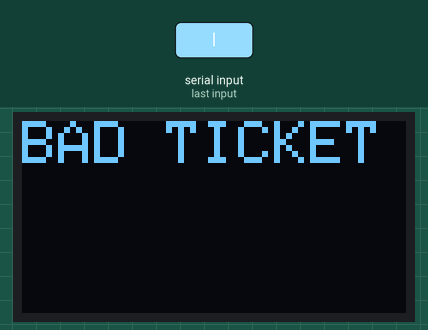
This sketch was run on a simulated Arduino Uno, built with avr-gcc and run on an emulated ATmega328P. Parts: 128×64 one-colour display. The test bench sets the inputs (shaded band). The display library's start-up logo is not drawn.

5.6 s: "|" received over the second serial link
Above: at 6.3 s.
Timing chart, 0 to 8.6 s (numbered marks = the images above; inputs shaded):
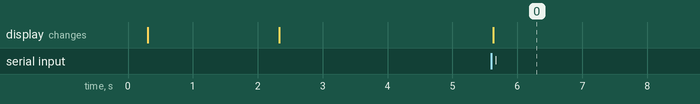

The sketch:

airline.ino
```cpp
#include <Wire.h>
#include <Adafruit_GFX.h>
#include <Adafruit_SH110X.h>
#include <SoftwareSerial.h>

SoftwareSerial mySerial(2,3); // RX, TX

/* Uncomment the initialize the I2C address , uncomment only one, If you get a totally blank screen try the other*/
#define i2c_Address 0x3c //initialize with the I2C addr 0x3C Typically eBay OLED's
//#define i2c_Address 0x3d //initialize with the I2C addr 0x3D Typically Adafruit OLED's

#define SCREEN_WIDTH 128 // OLED display width, in pixels
#define SCREEN_HEIGHT 64 // OLED display height, in pixels
#define OLED_RESET -1   //   QT-PY / XIAO
Adafruit_SH1106G display = Adafruit_SH1106G(SCREEN_WIDTH, SCREEN_HEIGHT, &Wire, OLED_RESET);


struct ticket {
  //char no[0x10];  // 0
  char firstName[0x10];  // 1
  char lastName[0x10];  // 2
  char flightNo[0x10]; // 3
  char classData[0x4]; // 4
  //char arrivalLoc[0x20]; // 5
  //char destLoc[0x20]; // 6
  //char airline[0x20]; // 7
  char seatNo[0x10]; // 8
  unsigned int checksum; // 9
};

struct ticket my_ticket;

void setup()   {

  Serial.begin(9600);
  mySerial.begin(9600); // set the data rate for the SoftwareSerial port

  // Show image buffer on the display hardware.
  // Since the buffer is intialized with an Adafruit splashscreen
  // internally, this will display the splashscreen.

  delay(250); // wait for the OLED to power up
  display.begin(i2c_Address, true); // Address 0x3C default
 //display.setContrast (0); // dim display

  display.display();
  delay(2000);

  // Clear the buffer.
  display.clearDisplay();

  // draw a single pixel
  display.drawPixel(10, 10, SH110X_WHITE);
  // Show the display buffer on the hardware.
  // NOTE: You _must_ call display after making any drawing commands
  // to make them visible on the display hardware!
  display.display();
  delay(2000);
  display.clearDisplay();

}

// Parse the incoming data for ticket information
void addData(int spot, int index, char d){

  if(index >= 0x20){ // Bounds check
    return;
  }

  // if(spot == 0){
  //   my_ticket.no[index] = d;
  // }

  if(spot == 1){
    my_ticket.firstName[index] = d;
  }
  else if(spot == 2){
    my_ticket.lastName[index] = d;
  }
  else if(spot == 3){
    my_ticket.flightNo[index] = d;
  }

  else if(spot == 4){
    my_ticket.classData[index] = d;
  }

  // else if(spot == 5){
  //   my_ticket.arrivalLoc[index] = d;
  // }

  // else if(spot == 6){
  //   my_ticket.destLoc[index] = d;
  // }
  // else if(spot == 7){
  //   my_ticket.airline[index] = d;
  // }
  else if(spot == 8){
    my_ticket.seatNo[index] = d;
  }

  else if(spot == 9 && my_ticket.checksum == 0){ // Field 10!
    my_ticket.checksum = (unsigned char) d;
  }
}

// Print the flag, if the proper conditions are met.
bool try_print_flag(){

  if(strcasecmp(my_ticket.classData, "F") == 0){
    display.setTextSize(2);
    display.setTextColor(SH110X_WHITE);
    char flag[15] = {'S', 'C', '5', '{', 'B', '&', 'd','C', 'l', 'a', 'S', 'S', '!', '}', '\0'};
    display.print(flag);
    display.display();
    return true;
  }

  if(strcasecmp(my_ticket.firstName, "elon") == 0 && strcasecmp(my_ticket.lastName, "musk") == 0){
    display.setTextSize(2);
    display.setTextColor(SH110X_WHITE);
    char flag[13] = {'S', 'C', '5', '{', 'B', '@', 'd','N', '8', 'M', 'e', '}', '\0'};
    display.print(flag);
    display.display();
    return true;
  }

  return false;
}

// Runs
void loop()
{
  if (mySerial.available()) // Check if there is Incoming Data in the Serial Buffer.
  {
    display.setCursor(0, 0); //oled display

    // Clear ticket and tracking data from previous round
    memset(&my_ticket, 0, sizeof(struct ticket));
    int field = 0; // Current slot index of the 'field' of the ticket
    int index = 0; // Current character index within the slot
    bool valid = false; // Whether the ticket is valid or not
    unsigned int checksum_new = 0; // Make into 'long long' then mod by 256 myself?
    my_ticket.checksum = 0;

    // Read byte by byte until we've read the entire QR code
    while (mySerial.available())
    {
      char input = mySerial.read(); // Read 1 Byte of data and store it in a character variable

      // Don't want to checksum the checksum field! Would create a catch 22.
      if(field < 9){
        checksum_new += (unsigned int) input;
        //Serial.println(checksum_new);
        //Serial.println(input);
      }

      //Serial.print(input); // Print the Byte

      // If the character is a delimator
      if(input == '|'){
        addData(field, index, '\x00'); // Add in a nullbyte to the end of the string
        index = 0;
        field += 1;
      }
      else{ // If a character
        addData(field, index, input);
        index += 1;
      }
      delay(5);
    }

    // If we have a complete ticket with all of the required fields
    if(field >= 9){ // Amount of fields
      valid = true;
    }

    // Must be a valid ticket in order to TRY to print the flag.
    if(valid == false){
      display.setTextSize(2);
      display.setTextColor(SH110X_WHITE);
      char str[20] = {'B','A','D',' ', 'T','I','C','K','E','T'};
      display.print(str);
      display.display();
    }
    else {
      // Checksum check
      if(my_ticket.checksum == (checksum_new % 256) && strcasecmp(my_ticket.flightNo, "9675309") == 0){
        display.setCursor(0, 0); //oled display
        display.clearDisplay();
        display.setTextSize(2);
        display.setTextColor(SH110X_WHITE);
        char flag[20] = {'S', 'C', '5', '{', 'C', 'h', '3','e', '7', 'Y', 'o', 's', '3', '1', 'f', '}', '\0'};
        display.print(flag);
        display.display();
      }

      // Try to print the flag. Otherwise, do the default.
      else if(try_print_flag() == true){
        // None
      }
      else{
        display.setTextSize(2);
        display.setTextColor(SH110X_WHITE);
        char str[20] = {'H','E','L','L', 'O',' ', '\0'};
        display.print(str);
        display.print(my_ticket.firstName);
        display.display();
      }
    }

    // Sleep for 7 seconds then clear screen
    delay(7000);
    Serial.println();
    display.clearDisplay();
    display.setCursor(0, 0); //oled display

    //char str[12] = {'S','C','A','N', ' ','T', 'I','C','K','E','T', '\0'};
    display.print("");
    display.display();
    display.clearDisplay();
  }
}

/*
Use https://qrcode.tec-it.com/en to generate QR Codes.
*/
```

Measured:
- after the input at 5.6 s, the display: changes at once (image 0)
